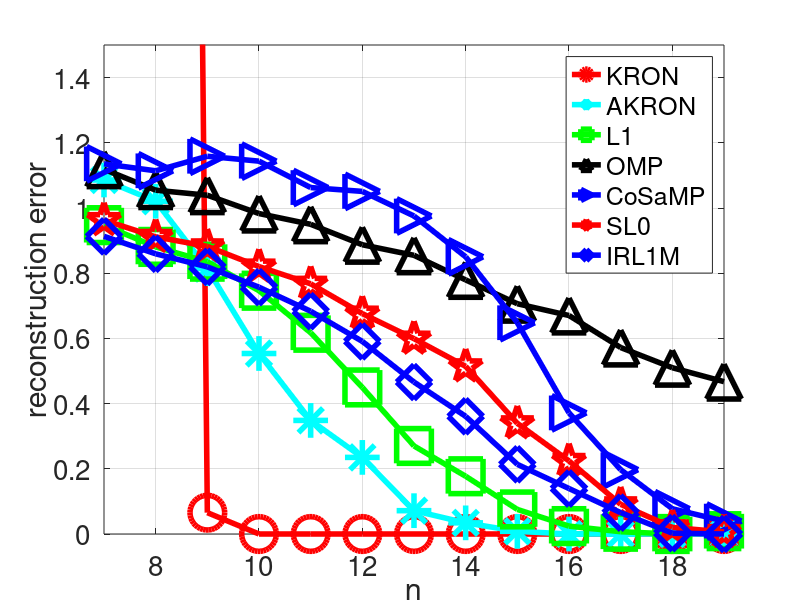
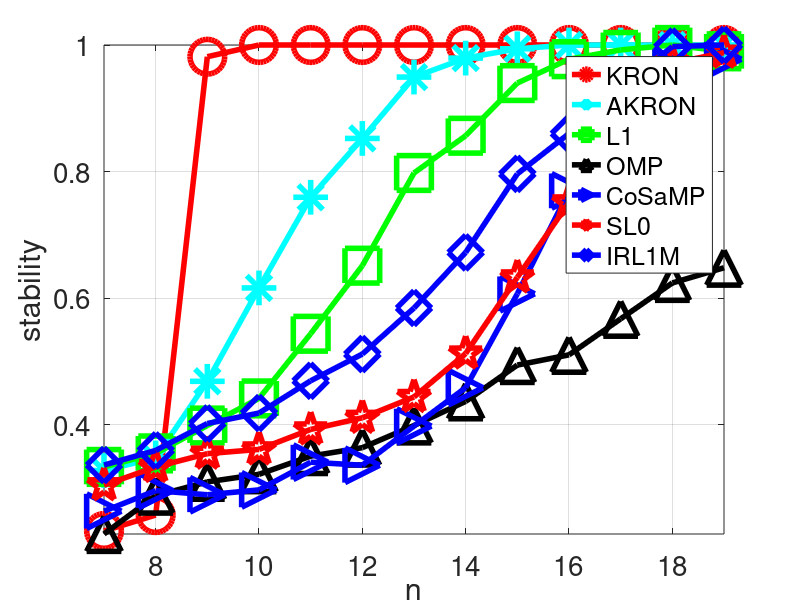
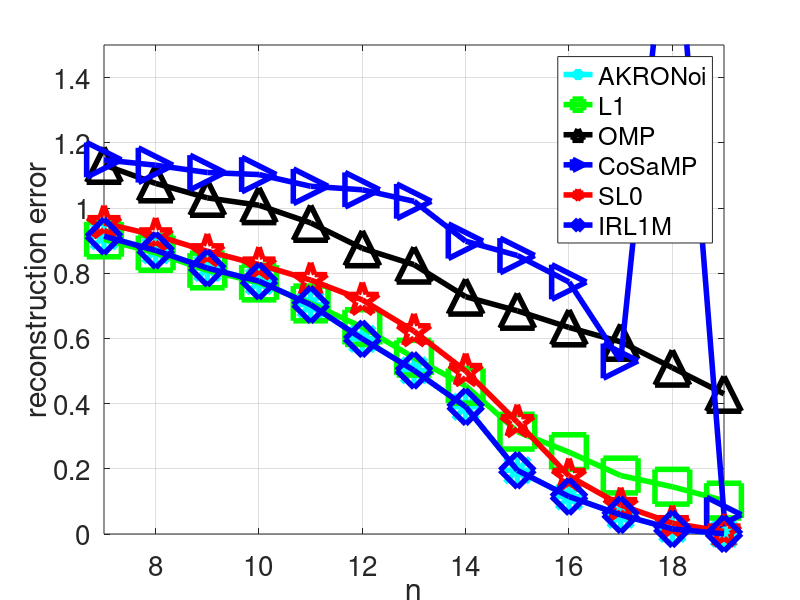
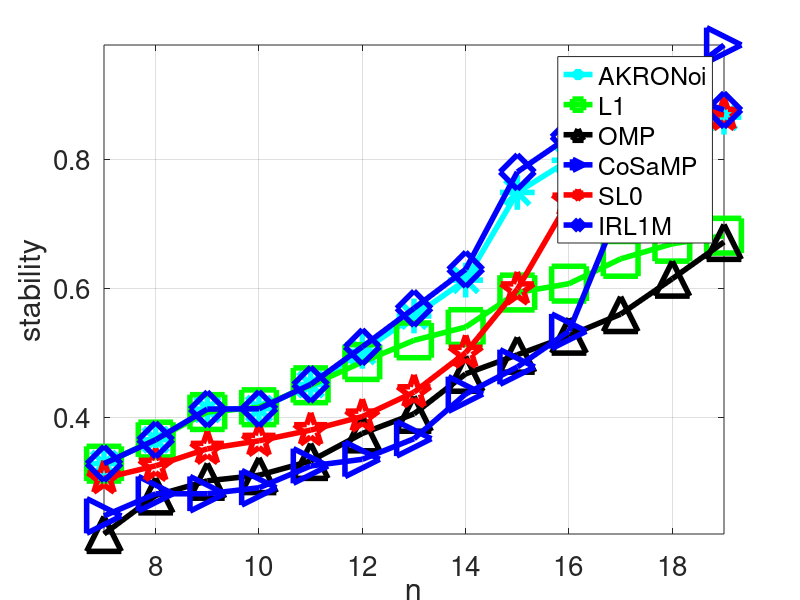

The MATLAB script that drew these images, in order: (Note: this script raises an error after producing the figures.)
%% experiment_fix_p_sweep_n_small
clc
clear
close all

load mat/experiments_fixP_sweepN_small_14-Jul-2017.mat

lw = 4;
ms = 25;
fs = 20;

i_kron = 1;
i_akron = 4;
i_akronoi = 6;
i_cosamp = 2;
i_omp = 3;
i_sl0 = 8;
i_l1 = 5;
i_l1n = 7;
i_irwls = 9;

m_kron = 'ro-';
m_akron = 'c*-';
m_akronoi = 'c*-';
m_cosamp = 'b>-';
m_omp = 'k^-';
m_sl0 = 'rp-';
m_l1 = 'gs-';
m_l1n = 'gs-';
m_irwls = 'bd-';


h1 = figure;
hold on; 
box on; 
grid on;
plot(Ps, errs_clean(i_kron, :), m_kron, 'LineWidth', lw, 'MarkerSize', ms);
plot(Ps, errs_clean(i_akron, :), m_akron, 'LineWidth', lw, 'MarkerSize', ms);
plot(Ps, errs_clean(i_l1, :), m_l1, 'LineWidth', lw, 'MarkerSize', ms);
plot(Ps, errs_clean(i_omp, :), m_omp, 'LineWidth', lw, 'MarkerSize', ms);
plot(Ps, errs_clean(i_cosamp, :), m_cosamp, 'LineWidth', lw, 'MarkerSize', ms);
plot(Ps, errs_clean(i_sl0, :), m_sl0, 'LineWidth', lw, 'MarkerSize', ms);
plot(Ps, errs_clean(i_irwls, :), m_irwls, 'LineWidth', lw, 'MarkerSize', ms);
axis tight;
ylim([0 1.5])
legend('KRON', 'AKRON', 'L1', 'OMP', 'CoSaMP', 'SL0', 'IRL1M', 'Location', 'best')
xlabel('n', 'FontSize', fs);
ylabel('reconstruction error', 'FontSize', fs);
set(gca, 'fontsize', fs);
saveas(h1, 'eps/experiments_fixP_sweepN_small_errors.eps', 'eps2c');


h2 = figure;
hold on; 
box on; 
grid on;
plot(Ps, errs_clean_2(i_kron, :), m_kron, 'LineWidth', lw, 'MarkerSize', ms);
plot(Ps, errs_clean_2(i_akron, :), m_akron, 'LineWidth', lw, 'MarkerSize', ms);
plot(Ps, errs_clean_2(i_l1, :), m_l1, 'LineWidth', lw, 'MarkerSize', ms);
plot(Ps, errs_clean_2(i_omp, :), m_omp, 'LineWidth', lw, 'MarkerSize', ms);
plot(Ps, errs_clean_2(i_cosamp, :), m_cosamp, 'LineWidth', lw, 'MarkerSize', ms);
plot(Ps, errs_clean_2(i_sl0, :), m_sl0, 'LineWidth', lw, 'MarkerSize', ms);
plot(Ps, errs_clean_2(i_irwls, :), m_irwls, 'LineWidth', lw, 'MarkerSize', ms);
axis tight;
legend('KRON', 'AKRON', 'L1', 'OMP', 'CoSaMP', 'SL0', 'IRL1M', 'Location', 'best')
xlabel('n', 'FontSize', fs);
ylabel('stability', 'FontSize', fs);
set(gca, 'fontsize', fs);
saveas(h2, 'eps/experiments_fixP_sweepN_small_stability.eps', 'eps2c');



h3 = figure;
hold on; 
box on; 
grid on;
% plot(Ps, errs_noise(i_kron, :), m_kron, 'LineWidth', lw, 'MarkerSize', ms);
plot(Ps, errs_noise(i_akronoi, :), m_akronoi, 'LineWidth', lw, 'MarkerSize', ms);
plot(Ps, errs_noise(i_l1n, :), m_l1n, 'LineWidth', lw, 'MarkerSize', ms);
plot(Ps, errs_noise(i_omp, :), m_omp, 'LineWidth', lw, 'MarkerSize', ms);
plot(Ps, errs_noise(i_cosamp, :), m_cosamp, 'LineWidth', lw, 'MarkerSize', ms);
plot(Ps, errs_noise(i_sl0, :), m_sl0, 'LineWidth', lw, 'MarkerSize', ms);
plot(Ps, errs_noise(i_irwls, :), m_irwls, 'LineWidth', lw, 'MarkerSize', ms);
axis tight;
ylim([0 1.5])
legend('AKRONoi', 'L1', 'OMP', 'CoSaMP', 'SL0', 'IRL1M', 'Location', 'best')
xlabel('n', 'FontSize', fs);
ylabel('reconstruction error', 'FontSize', fs);
set(gca, 'fontsize', fs);
saveas(h3, 'eps/experiments_fixP_sweepN_small_errors_noise.eps', 'eps2c');


h4 = figure;
hold on; 
box on; 
grid on;
% plot(Ps, errs_noise_2(i_kron, :), m_kron, 'LineWidth', lw, 'MarkerSize', ms);
plot(Ps, errs_noise_2(i_akronoi, :), m_akronoi, 'LineWidth', lw, 'MarkerSize', ms);
plot(Ps, errs_noise_2(i_l1n, :), m_l1n, 'LineWidth', lw, 'MarkerSize', ms);
plot(Ps, errs_noise_2(i_omp, :), m_omp, 'LineWidth', lw, 'MarkerSize', ms);
plot(Ps, errs_noise_2(i_cosamp, :), m_cosamp, 'LineWidth', lw, 'MarkerSize', ms);
plot(Ps, errs_noise_2(i_sl0, :), m_sl0, 'LineWidth', lw, 'MarkerSize', ms);
plot(Ps, errs_noise_2(i_irwls, :), m_irwls, 'LineWidth', lw, 'MarkerSize', ms);
axis tight;
legend('AKRONoi', 'L1', 'OMP', 'CoSaMP', 'SL0', 'IRL1M', 'Location', 'best')
xlabel('n', 'FontSize', fs);
ylabel('stability', 'FontSize', fs);
set(gca, 'fontsize', fs);
saveas(h4, 'eps/experiments_fixP_sweepN_small_stability_noise.eps', 'eps2c');


h5 = figure;
hold on; 
box on; 
grid on;
plot(Ps, timez_B(1, :), m_kron, 'LineWidth', lw, 'MarkerSize', ms);
plot(Ps, timez_B(4, :), m_akronoi, 'LineWidth', lw, 'MarkerSize', ms);
plot(Ps, timez_B(5, :), m_l1n, 'LineWidth', lw, 'MarkerSize', ms);
plot(Ps, timez_B(3, :), m_omp, 'LineWidth', lw, 'MarkerSize', ms);
plot(Ps, timez_B(2, :), m_cosamp, 'LineWidth', lw, 'MarkerSize', ms);
plot(Ps, timez_B(7, :), m_sl0, 'LineWidth', lw, 'MarkerSize', ms);
plot(Ps, timez_B(8, :), m_irwls, 'LineWidth', lw, 'MarkerSize', ms);
axis tight;
legend('KRON', 'AKRON', 'L1', 'OMP', 'CoSaMP', 'SL0', 'IRL1M', 'Location', 'best')
xlabel('n', 'FontSize', fs);
ylabel('time', 'FontSize', fs);
set(gca, 'fontsize', fs);
saveas(h5, 'eps/experiments_fixP_sweepN_small_time.eps', 'eps2c');

%% experiment_larger_data.m
clc
clear
close all

% Z = {'mat/experiment_large_Gaussian_mp10_noise_25-Feb-2017.mat'
%   'mat/experiment_large_Gaussian_mp20_noise_25-Feb-2017.mat'
%   'mat/experiment_large_Gaussian_mp30_noise_26-Feb-2017.mat'
%   'mat/experiment_large_Gaussian_mp40_noise_26-Feb-2017.mat'};

Z = {'mat/experiment_large_Gaussian_mp10_noise_14-Jul-2017.mat'
  'mat/experiment_large_Gaussian_mp20_noise_15-Jul-2017.mat'
  'mat/experiment_large_Gaussian_mp30_noise_15-Jul-2017.mat'
  'mat/experiment_large_Gaussian_mp40_noise_16-Jul-2017.mat'};

for rr = 1:numel(Z)
  load(Z{rr});
  
  lw = 4;
  ms = 25;
  fs = 20;
  
  h = figure; 
  grid on;
  hold on;
  box on;
  plot(n_set, errs_no_norm(1, :), 'b>-', 'LineWidth', lw, 'MarkerSize', ms) % CoSaMP
  plot(n_set, errs_no_norm(2, :), 'k^-', 'LineWidth', lw, 'MarkerSize', ms) % OMP
  plot(n_set, errs_no_norm(3, :), 'c*-', 'LineWidth', lw, 'MarkerSize', ms) % AKRON
  plot(n_set, errs_no_norm(4, :), 'rp-', 'LineWidth', lw, 'MarkerSize', ms) % L1
  plot(n_set, errs_no_norm(5, :), 'gs-', 'LineWidth', lw, 'MarkerSize', ms) % SL0
  plot(n_set, errs_no_norm(6, :), 'bd-', 'LineWidth', lw, 'MarkerSize', ms) % IRL1M
  % legend('CoSamp', 'AKRON', 'L1', 'Location', 'best')
  legend('CoSamp', 'OMP', 'AKRON', 'L1', 'SL0', 'IRL1M', 'Location', 'best')
  xlabel('n', 'FontSize', 20);
  ylabel('reconstruction error', 'FontSize', 20);
  box on;
  set(gca, 'fontsize', 20);
  saveas(h, ['eps/large_errors_',num2str(100*mp),'.eps'], 'eps2c')
  
  
  h = figure; 
  hold on;
  box on;
  grid on;
  plot(n_set, stabilities(1, :), 'b>-', 'LineWidth', lw, 'MarkerSize', ms) % CoSaMP
  plot(n_set, stabilities(2, :), 'k^-', 'LineWidth', lw, 'MarkerSize', ms) % OMP
  plot(n_set, stabilities(3, :), 'c*-', 'LineWidth', lw, 'MarkerSize', ms) % AKRON
  plot(n_set, stabilities(4, :), 'rp-', 'LineWidth', lw, 'MarkerSize', ms) % L1
  plot(n_set, stabilities(5, :), 'gs-', 'LineWidth', lw, 'MarkerSize', ms) % SL0
  plot(n_set, stabilities(6, :), 'bd-', 'LineWidth', lw, 'MarkerSize', ms) % IRL1M
  legend('CoSamp', 'OMP', 'AKRON', 'L1', 'SL0', 'IRL1M', 'Location', 'best')
  xlabel('n', 'FontSize', 20);
  ylabel('stability', 'FontSize', 20);
  box on;
  set(gca, 'fontsize', 20);
  saveas(h, ['eps/large_stability_',num2str(100*mp),'.eps'], 'eps2c')
  
  h = figure; 
  grid on;
  hold on;
  box on;
  plot(n_set, timez(1, :), 'b>-', 'LineWidth', lw, 'MarkerSize', ms) % CoSaMP
  plot(n_set, timez(2, :), 'k^-', 'LineWidth', lw, 'MarkerSize', ms) % OMP
  plot(n_set, timez(3, :), 'c*-', 'LineWidth', lw, 'MarkerSize', ms) % AKRON
  plot(n_set, timez(4, :), 'rp-', 'LineWidth', lw, 'MarkerSize', ms) % AKRON
  plot(n_set, timez(5, :), 'gs-', 'LineWidth', lw, 'MarkerSize', ms) % SL0
  plot(n_set, timez(6, :), 'bd-', 'LineWidth', lw, 'MarkerSize', ms) % IRL1M
  % plot(n_set, log(timez(4, :)), 'gs-', 'LineWidth', lw, 'MarkerSize', ms) % L1
  legend('CoSamp', 'OMP', 'AKRON', 'L1', 'SL0', 'IRL1M', 'Location', 'best')
  xlabel('n', 'FontSize', 20);
  ylabel('evaluation time', 'FontSize', 20);
  box on;
  set(gca, 'fontsize', 20);
  saveas(h, ['eps/large_timess_',num2str(100*mp),'.eps'], 'eps2c')
  
  close all;
  clearvars -except rr Z
end

%% plot times 
clc
clear
close all

load('mat/timerz_fix_p.mat');

lw = 4;
ms = 25;
fs = 20;

i_kron = 1;
i_akron = 4;
i_akronoi = 6;
i_cosamp = 2;
i_omp = 3;
i_sl0 = 8;
i_l1 = 5;
i_l1n = 7;

m_kron = 'ro-';
m_akron = 'c*-';
m_akronoi = 'c*-';
m_cosamp = 'b>-';
m_omp = 'k^-';
m_sl0 = 'rp-';
m_l1 = 'gs-';
m_l1n = 'gs-';
m_irwls = 'bd-';


h = figure; 
grid on;
hold on;
box on;
plot(Ms, timez_A(1, :), m_cosamp, 'LineWidth', lw, 'MarkerSize', ms) % CoSaMP
plot(Ms, timez_A(2, :), m_omp, 'LineWidth', lw, 'MarkerSize', ms) % OMP
plot(Ms, timez_A(3, :), m_akron, 'LineWidth', lw, 'MarkerSize', ms) % AKRON
plot(Ms, timez_A(4, :), m_l1, 'LineWidth', lw, 'MarkerSize', ms) % AKRON
plot(Ms, timez_A(5, :), m_sl0, 'LineWidth', lw, 'MarkerSize', ms) % SL0
plot(Ms, timez_A(6, :), m_irwls, 'LineWidth', lw, 'MarkerSize', ms) % SL0
legend('CoSamp', 'OMP', 'AKRON', 'L1', 'SL0', 'IRL1M', 'Location', 'best')
xlabel('n', 'FontSize', 20);
ylabel('evaluation time', 'FontSize', 20);
box on;
set(gca, 'fontsize', 20);
saveas(h, ['eps/times_fix_p.eps'], 'eps2c')


